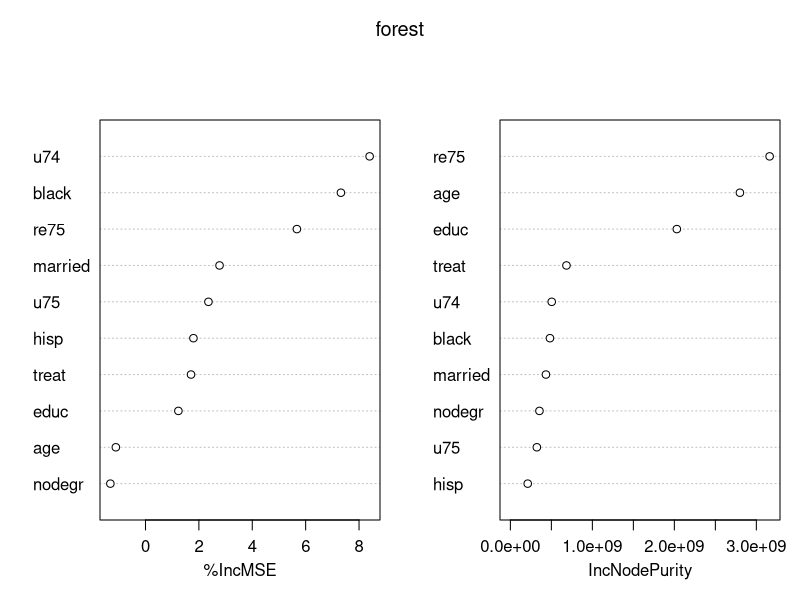
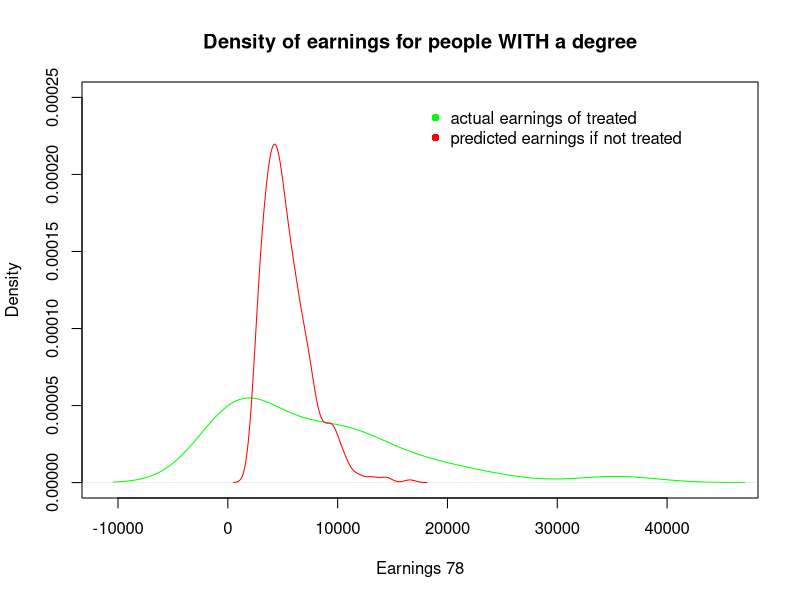
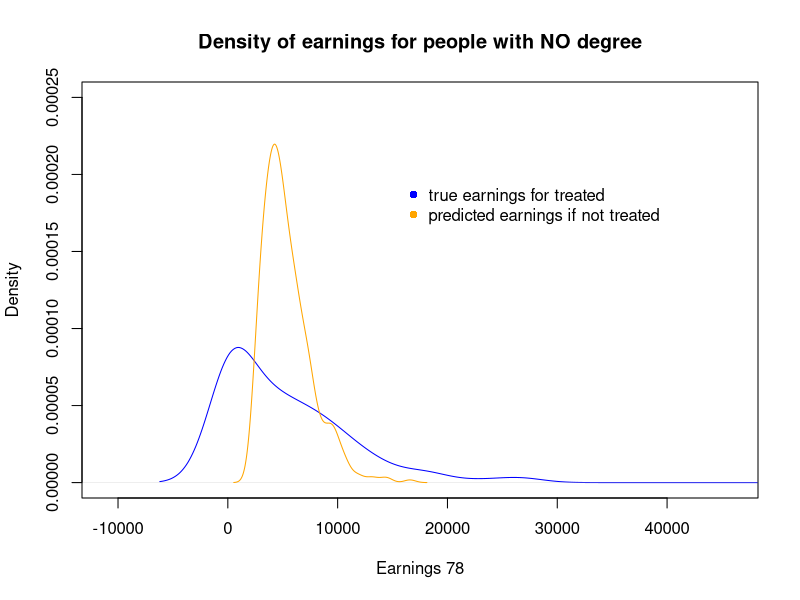
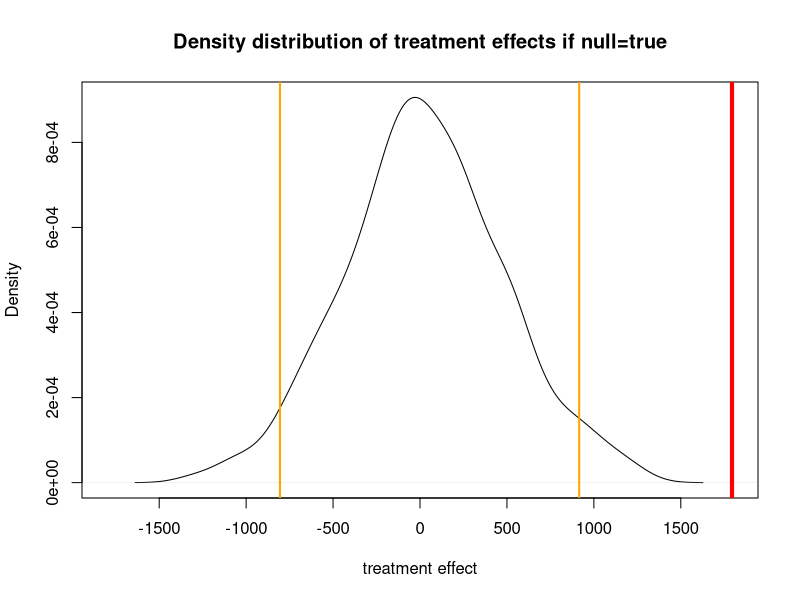
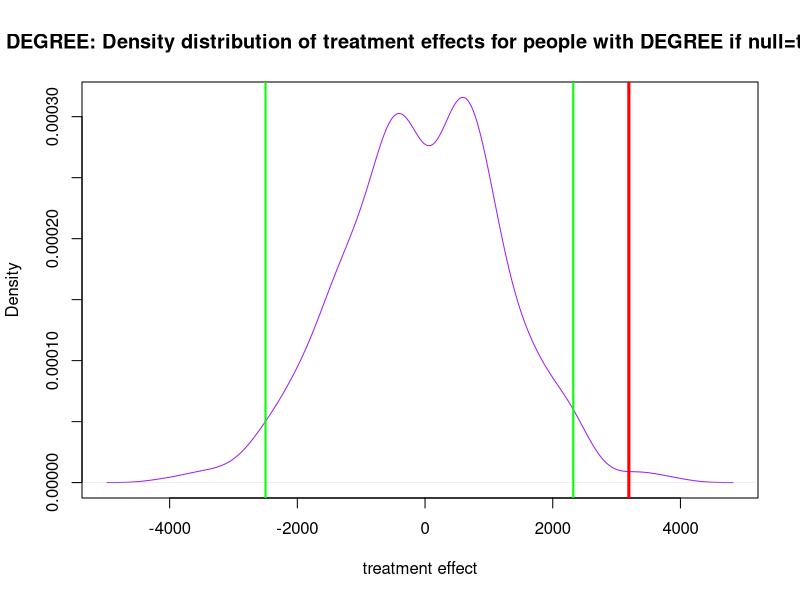
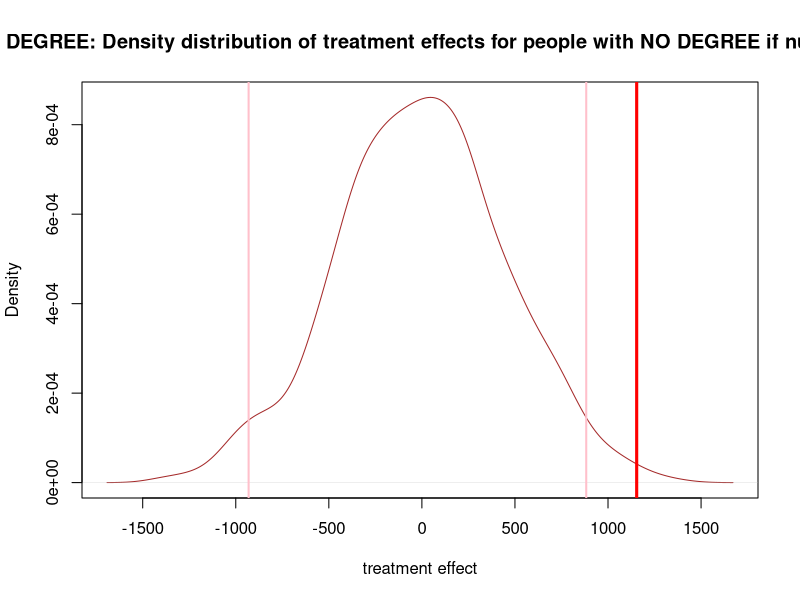

Write the R code that produced these figures, in order.
## ---- chunk 1
###### DATA PREP ######
#setting the workspace, libraries, data
#setwd("~/Google Drive/Academics (Tomer)/0-2017 Buenos Aires Sem2.2/CS112 DataScience/R_CS112") #(Yep. I know that's long)
library(Matching)
library(randomForest)
data("lalonde")
#head(lalonde)
#View(lalonde)
#summary(lalonde)
attach(lalonde)
## ---- chunk 2
#multivariate regression of real earnings 
lm2 <- lm(re78 ~ treat + educ + re75 + age + black + hisp + nodegr + u74 + u75 + married, data=lalonde) 
summary(lm2)
coefficients(lm2)
## ---- chunk 3
confint(lm2,parm="treat",level = 0.95)

## ---- chunk 4
#splitting the dataset by degree and nondegree
data_degree <- subset(lalonde, nodegr == 0) 
data_nodegree <- subset(lalonde, nodegr == 1) 

#verifying and viewing the sub_dataframes
#head(data_nodegree)
#head(data_degree)
#dim(data_nodegree)
#dim(data_degree)
## ---- chunk 5
lm_nodgr <- lm(re78 ~ treat + educ + re75 + age + black + hisp + nodegr + u74 + u75 + married, data = data_nodegree) 
lm_dgr <- lm(re78 ~ treat + educ + re75 + age + black + hisp + nodegr + u74 + u75 + married, data = data_degree) 

#view regression results
summary(lm_nodgr)
summary(lm_dgr)
#view specifically the coefficients
coefficients(lm_nodgr)
coefficients(lm_dgr)
#view confidence intervals of coefficients
confint(lm_nodgr)
confint(lm_dgr)
## ---- chunk 6
forest <- randomForest(re78 ~ treat + educ + re75 + age + black + hisp + nodegr + u74 + u75 + married, data = lalonde, importance=TRUE, ntree=500)
summary(forest)
print(forest)
#plot(forest)
## ---- chunk 7
importance(forest)
varImpPlot(forest)
## ---- chunk 8
#create dataset of only treated units, without re78
data_treated <- lalonde[treat == 1,]
data_treated_cf <- lalonde[treat == 1,] 

   #dim(data_treated)
   #head(data_treated_cf)

## ---- chunk 9
#change all "treated = 1" to 0 (control)
data_treated_cf$treat <- 0
#head(data_treated_cf)

#use predict function basing on the forest model fitted upon the entire dataset
predict(forest, data_treated_cf)
rf_predicted_cf <- predict(forest, data_treated_cf)

#estimated treatment effect for only the treated units, based on potential counterfactual outcomes for each unit.
#("What would be the difference in earnings 1978 for the treated units between reality where they've been treated, to if they weren't treated?")
mean(data_treated_cf$re78 - rf_predicted_cf)
## ---- chunk 10
# create dataset of only treated units, without re78
treated_yesdegree <- subset(data_treated, nodegr == 0) 
treated_nodegree <- subset(data_treated, nodegr == 1) 

#view and verify our subdatasets look right, if we want:
#head(data_degree)
#head(data_nodegree)
#dim(data_degree)
#dim(data_nodegree)

## ---- chunk 11
#create new datasets that will contain counterfactuals
treated_yesdg_cf <- subset(treated_yesdegree, nodegr == 0) 
treated_nodg_cf <- subset(data_treated, nodegr == 1) 

#change all "treated = 1" to 0 (control)
treated_yesdg_cf$treat <- 0
treated_nodg_cf$treat <- 0
## ---- chunk 12
#use predict function, basing on the forest model fitted upon the entire dataset, what would be the results of 
predicted_re78_yesdg_treated_cf <- predict(forest,data=treated_yesdg_cf)
predicted_re78_nodg_treated_cf <- predict(forest, data=treated_nodg_cf)

## ---- chunk 13
#treatment effect of treated people with degree

#viewing each mean
print("average earnings in 1978 for treated with degree")
mean(treated_yesdegree$re78)
print("predicted mean earnings in 1978 for treated people with degree IF THEY HADN'T BEEN TREATED")
mean(predicted_re78_yesdg_treated_cf)

#treatment effect (only treated)
print("treatment effect for treated people with degree")
mean(treated_yesdegree$re78) - mean(predicted_re78_yesdg_treated_cf)


#plot WITH DEGREE counterfactual comparison
plot(density(treated_yesdegree$re78), xlim = c(-11000,46000),ylim = c(0,0.00025), col="green", main = "Density of earnings for people WITH a degree", ylab = "Density", xlab = "Earnings 78")
lines(density(predicted_re78_yesdg_treated_cf),col="red")
legend(x=42000, y=0.00025, xjust=1, col = c("green","red"), legend = c("actual earnings of treated", "predicted earnings if not treated"),  bty="n", pch= c(16, 16) )
## ---- chunk 14
#treatment effect of treated people without degree
print("average earnings in 1978 for treated with NO degree")
mean(treated_nodegree$re78)

print("predicted mean earnings in 1978 for treated people with NO degree IF THEY HADN'T BEEN TREATED")
mean(predicted_re78_nodg_treated_cf)

print("treatment effect for treated people with NO degree")
mean(treated_nodegree$re78) - mean(predicted_re78_nodg_treated_cf)

#plot WITHOUT DEGREE counterfactual comparison
plot(density(treated_nodegree$re78), xlim = c(-11000,46000),ylim = c(0,0.00025), col="blue", main = "Density of earnings for people with NO degree", ylab = "Density", xlab = "Earnings 78")
lines(density(predicted_re78_nodg_treated_cf),col="orange")
legend(x=40000, y=0.00020, xjust=1, col = c("blue","orange"), legend = c("true earnings for treated", "predicted earnings if not treated"),  bty="n", pch= c(16, 16) )

## ---- chunk 15


original_observed_meandiff <- (mean(lalonde[treat == 1,]$re78) - mean(lalonde[treat == 0,]$re78))
original_observed_meandiff

## ---- chunk 16


# Assignment function: randomizes groups and returns the observed average treatment effect 

rand_assign_mean <- function() {
  #randomizing units to be treated: half of the people
  randtreat <- sample(nrow(lalonde),nrow(lalonde)/2,replace = FALSE)
  
  #taking the rest to be control
  randcontrol <- nrow(lalonde)-randtreat
  
  #assigning vectors of outcomes
  randcontrol_outcomes <- lalonde[randcontrol,]$re78
  randtreatmnet_outcomes <- lalonde[randtreat,]$re78
  
  #calculate the observed mean treatment effect
  return(mean(randtreatmnet_outcomes) - mean(randcontrol_outcomes))
}


## ---- chunk 17
### *this code snippet is assited by Ben Imadali's code.

#initiating a storage list vector (empty for now, later will store our results)
storage <- NULL

# Iterating the Assignment function   
iter.RI <- function(iterations = 500) {
  for (i in 1:iterations) 
  {storage[i] <- rand_assign_mean()
  }
  return(storage)
}

results <- iter.RI()
head(results)
## ---- chunk 18
quantile(results, prob = c(0.025, 0.975))

## ---- chunk 19

#plot the distribution of potential treatment effects if the null hypothesis was true
plot(density(results), xlim = c(-1800,1800), main = "Density distribution of treatment effects if null=true", ylab = "Density", xlab = "treatment effect")



#Where does our original treatment effect stand upon on that distribution? the red line:
abline(v = 1794.343, lwd = 4, col = "red") 

max(results)

#our confidence interval plotted upon this distriubtion
abline(v = -805.3602, lwd = 2, col = "orange") 
abline(v =  915.4775, lwd = 2, col = "orange") 




## ---- chunk 20

#data_degree

#treatment
degree_treatment_re <- subset(data_degree, treat == 1, select=re78) 
#removing NA values
degree_treatment_re <- degree_treatment_re[!is.na(degree_treatment_re)]
#control
degree_control_re <- subset(data_degree, treat == 0, select=re78) 
#removing NA values
degree_control_re <- degree_control_re[!is.na(degree_control_re)]

degree_observed_meandiff <- mean(degree_treatment_re) - mean(degree_control_re)
degree_observed_meandiff


## ---- chunk 21
# Assignment function: randomizes groups and returns the observed average treatment effect 

#data_degree


rand_assign_mean_degree <- function() {
  #randomizing units to be treated: half of the people
  randtreat <- sample(nrow(data_degree),nrow(data_degree)/2,replace = FALSE)
  
  #taking the rest to be control
  randcontrol <- nrow(data_degree)-randtreat
  
  #assigning vectors of outcomes
  randcontrol_outcomes <- data_degree[randcontrol,]$re78
  randcontrol_outcomes <- randcontrol_outcomes[!is.na(randcontrol_outcomes)]
  randtreatmnet_outcomes <- data_degree[randtreat,]$re78
  randtreatmnet_outcomes <- randtreatmnet_outcomes[!is.na(randtreatmnet_outcomes)]

  #calculate the observed mean treatment effect
  return ( mean(randtreatmnet_outcomes) - mean(randcontrol_outcomes) )
} 



#initiating a storage list vector (empty for now, later will store our results)
storage_degree <- NULL

rand_assign_mean_degree()

# Iterating the Assignment function   
iter.RI <- function(iterations = 1000) {
  for (i in 1:iterations) 
  {storage_degree[i] <- rand_assign_mean_degree()
  }
  return(storage_degree)
}

results_degree <- iter.RI()
head(results_degree)

#confidence interval for results
quantile(results_degree, prob = c(0.025, 0.975))
# confidence interval: -2349.641  2453.530 

#plot the distribution of potential treatment effects if the null hypothesis was true
plot(density(results_degree), col="purple", main = "DEGREE: Density distribution of treatment effects for people with DEGREE if null=true", ylab = "Density", xlab = "treatment effect")

#Where does our original treatment effect stand upon on that distribution? the red line:
abline(v = degree_observed_meandiff, lwd = 3, col = "red") 

max(results)

#our confidence interval plotted upon this distriubtion
abline(v = quantile(results_degree, prob = c(0.025, 0.975)), lwd = 2, col = "green") 

#degree_observed_meandiff
#quantile(results_degree, prob = c(0.025, 0.975))[2]
deg_diff_from_conf <- degree_observed_meandiff - quantile(results_degree, prob = c(0.025, 0.975))[2]
deg_diff_from_conf
## ---- chunk 22

#data_nodegree

#treatment
nodeg_treatment_re <- subset(data_nodegree, treat == 1, select=re78) 
#removing NA values
nodeg_treatment_re <- nodeg_treatment_re[!is.na(nodeg_treatment_re)]
#control
nodeg_control_re <- subset(data_nodegree, treat == 0, select=re78) 
#removing NA values
nodeg_control_re <- nodeg_control_re[!is.na(nodeg_control_re)]

nodeg_observed_meandiff <- mean(nodeg_treatment_re) - mean(nodeg_control_re)
nodeg_observed_meandiff


## ---- chunk 23
# Assignment function: randomizes groups and returns the observed average treatment effect 


rand_assign_mean_nodeg <- function() {
  #randomizing units to be treated: half of the people
  randtreat <- sample(nrow(data_nodegree),nrow(data_nodegree)/2,replace = FALSE)
  
  #taking the rest to be control
  randcontrol <- nrow(data_nodegree)-randtreat
  
  #assigning vectors of outcomes
  randcontrol_outcomes <- data_nodegree[randcontrol,]$re78
  randcontrol_outcomes <- randcontrol_outcomes[!is.na(randcontrol_outcomes)]
  randtreatmnet_outcomes <- data_nodegree[randtreat,]$re78
  randtreatmnet_outcomes <- randtreatmnet_outcomes[!is.na(randtreatmnet_outcomes)]

  #calculate the observed mean treatment effect
  return ( mean(randtreatmnet_outcomes) - mean(randcontrol_outcomes) )
} 



#initiating a storage list vector (empty for now, later will store our results)
storage_nodeg <- NULL

rand_assign_mean_nodeg()

# Iterating the Assignment function   
iter.RI <- function(iterations = 1000) {
  for (i in 1:iterations) 
  {storage_nodeg[i] <- rand_assign_mean_nodeg()
  }
  return(storage_nodeg)
}

results_nodeg <- iter.RI()
head(results_nodeg)

#confidence interval for results
quantile(results_nodeg, prob = c(0.025, 0.975))
# confidence interval: -2349.641  2453.530 

#plot the distribution of potential treatment effects if the null hypothesis was true
plot(density(results_nodeg), col="brown", main = "NO DEGREE: Density distribution of treatment effects for people with NO DEGREE if null=true", ylab = "Density", xlab = "treatment effect")

#Where does our original treatment effect stand upon on that distribution? the red line:
abline(v = nodeg_observed_meandiff, lwd = 3, col = "red") 

#max(results)

#our confidence interval plotted upon this distriubtion
abline(v = quantile(results_nodeg, prob = c(0.025, 0.975)), lwd = 2, col = "pink") 

nodeg_observed_meandiff
quantile(results_nodeg, prob = c(0.025, 0.975))[2]
nodeg_observed_meandiff - quantile(results_nodeg, prob = c(0.025, 0.975))[2]
## ---- chunk 24
943.69/3192
264.76/1154.048
